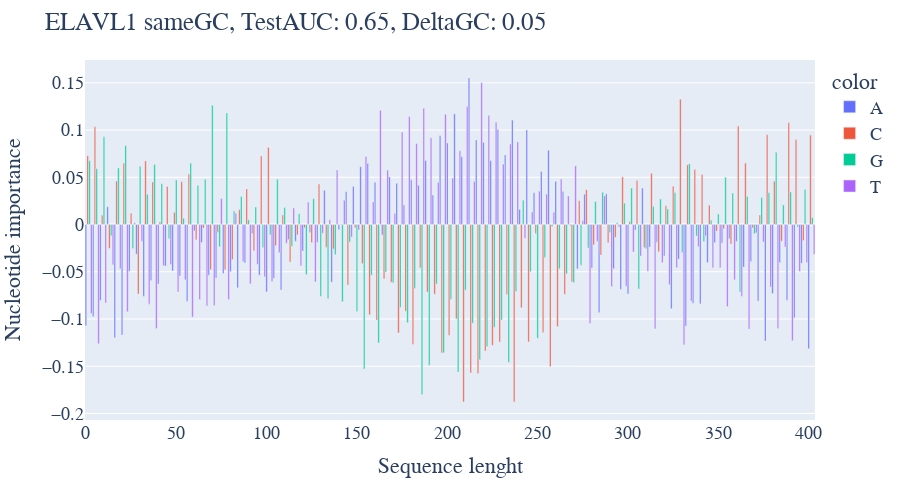
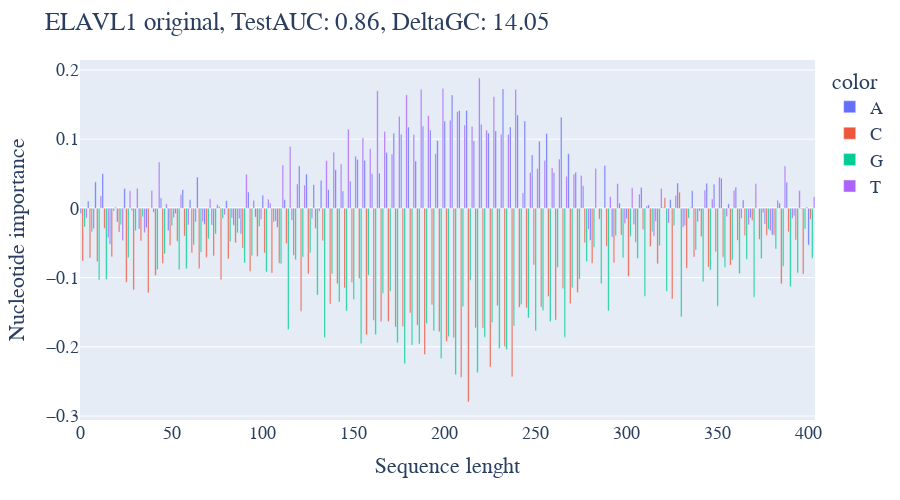

Here is the notebook cell these charts were saved with, in order:
### Code cell
ELAVL1_RBP31 = Path("/home/mrkvrbl/Diplomka/Data/rbp31/PARCLIP_ELAVL1/train")

ELAVL1_specs = process_protein(ELAVL1_RBP31)
print(ELAVL1_specs)

for entry in ELAVL1_specs:
    (df_type, AUC, baseline, delta_gc) = entry
    logreg_feature_importance(baseline, df_type, AUC, "ELAVL1", delta_gc)
